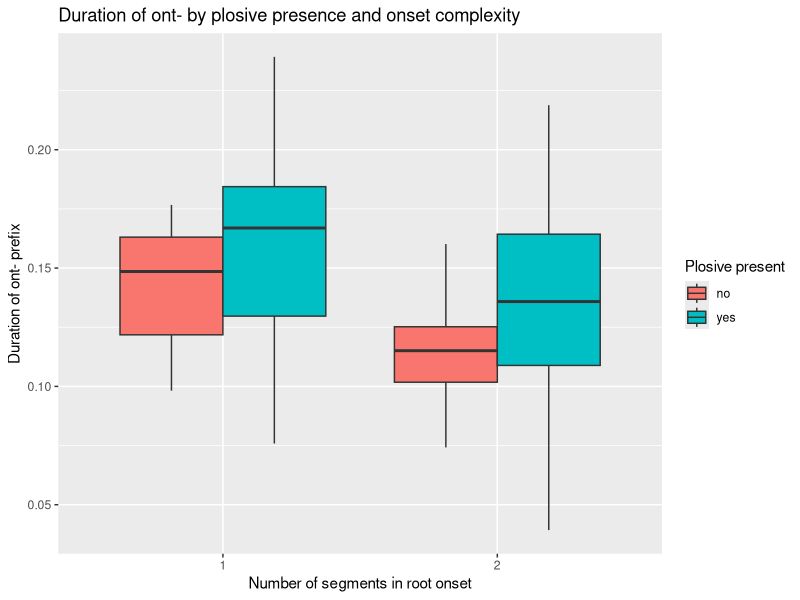
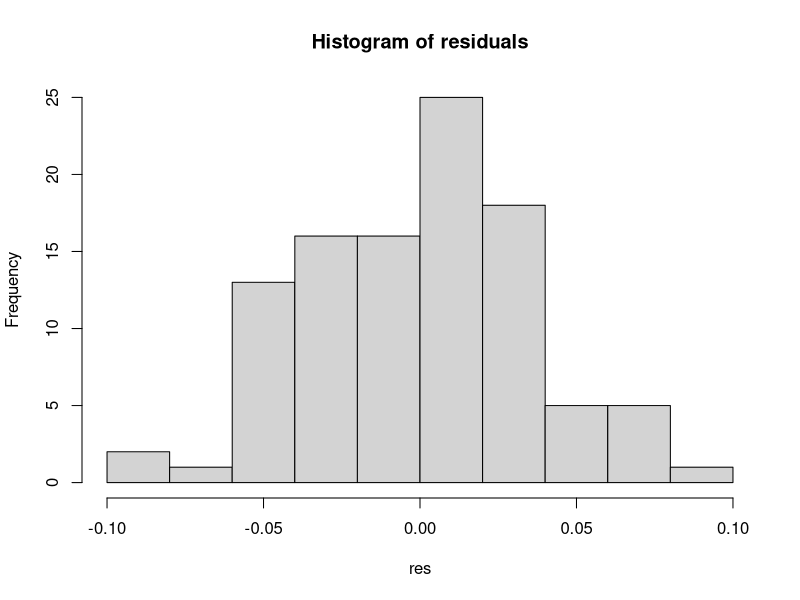
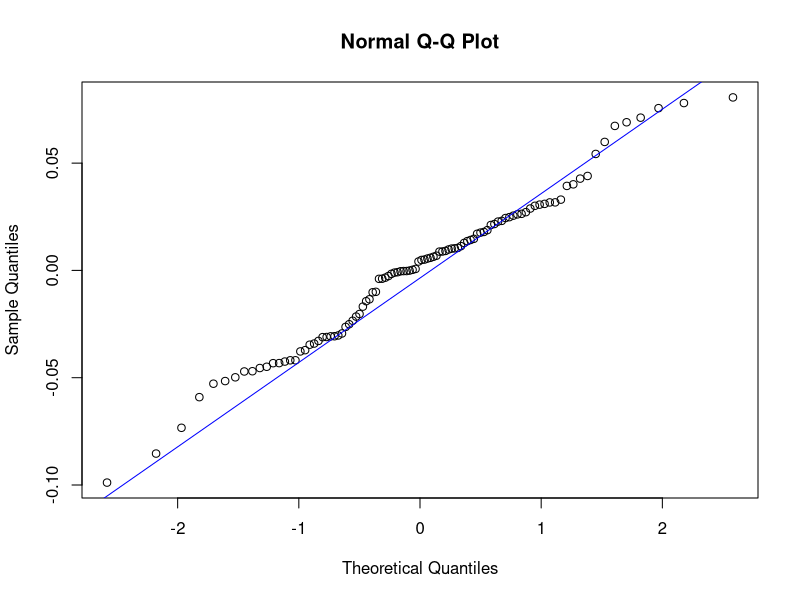

Recreate these plots in R, in order.
#== Homework 2 =====================================
# LING10 Statistics for Linguistics
# Dartmouth College. February 7, 2026
# Aynura Erejepbaeva
#========================================================================.

#load data
library(ggplot2)
install.packages("car")

#=============================================.
# Exercise 2.1.                             ====
# Dutch onset
#=============================================.

#assign the name of the file
dutch <- read.csv("dutch-ont.csv")

str(dutch)

dutch$PlosivePresent <- as.factor(dutch$PlosivePresent)
dutch$NumberOfSegmentsOnset <- as.factor(dutch$NumberOfSegmentsOnset)

#(a) Explore the data: Draw a chart that describes the phenomenon you’re studying.
ggplot(dutch,
       aes(x = NumberOfSegmentsOnset,
           y = DurationOfPrefix,
           fill = PlosivePresent)) +
  geom_boxplot(position = "dodge") +
  labs(
    x = "Number of segments in root onset",
    y = "Duration of ont- prefix",
    fill = "Plosive present",
    title = "Duration of ont- by plosive presence and onset complexity"
  )

#Standard deviation
by(dutch$DurationOfPrefix, dutch$PlosivePresent,sd)

by(dutch$DurationOfPrefix, dutch$NumberOfSegmentsOnset, sd)

#Choose an appropriate statistical test (one-way ANOVA, two-way ANOVA, repeated measures
#ANOVA). Think of which variables are between-subjects and which variables are within-subjects.

#This is two-way ANOVA

#Provide evidence that the datasets comply with the assumptions of the test you choose. The
#evidence should include Shapiro-Wilks tests and Levene tests. You can also use density charts,
#QQ-Plots and histograms if you desire.
anova_model <- aov(DurationOfPrefix ~
                     PlosivePresent * NumberOfSegmentsOnset,
                   data = dutch)

res <- residuals(anova_model)

shapiro.test(res)

hist(res, main="Histogram of residuals")
qqnorm(res); qqline(res, col="blue")

# Levene's test for equal variances
install.packages("car")
library(car)

leveneTest(DurationOfPrefix ~
             PlosivePresent * NumberOfSegmentsOnset,
           data = dutch)

#Conduct your test and report your results using the scientific format we used in class. This will
#include the results of the test, the effect size (if your test allows for this), the results of 
#the post hoc tests (if your test allows for this) and a description of interactions if there are any.
summary(anova_model)

anova_table <- summary(anova_model)[[1]]
eta_sq <- anova_table[,"Sum Sq"] / sum(anova_table[,"Sum Sq"])
eta_sq
